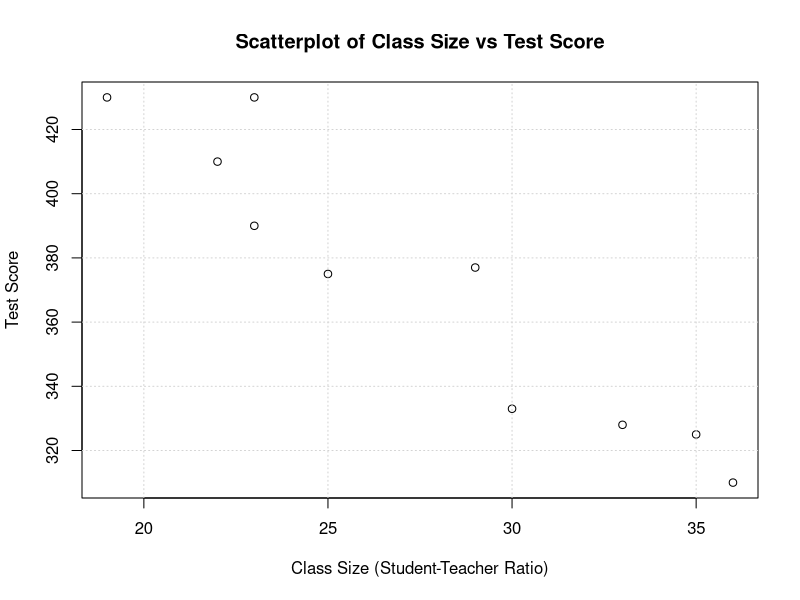

Reproduce this figure in R.
cs <- c(23, 19, 30, 22, 23, 29, 35, 36, 33, 25)
ts <- c(430, 430, 333, 410, 390, 377, 325, 310, 328, 375)

plot(cs, ts, main = "Scatterplot of Class Size vs Test Score",
     xlab = "Class Size (Student-Teacher Ratio)",
     ylab = "Test Score")

grid()
